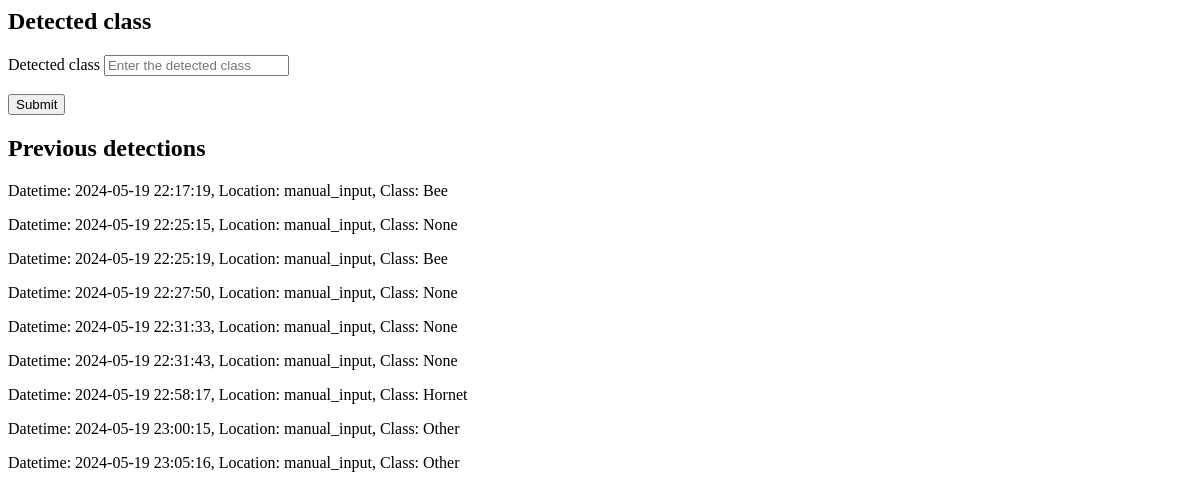
Before: /audio-detections/ with the older database file.
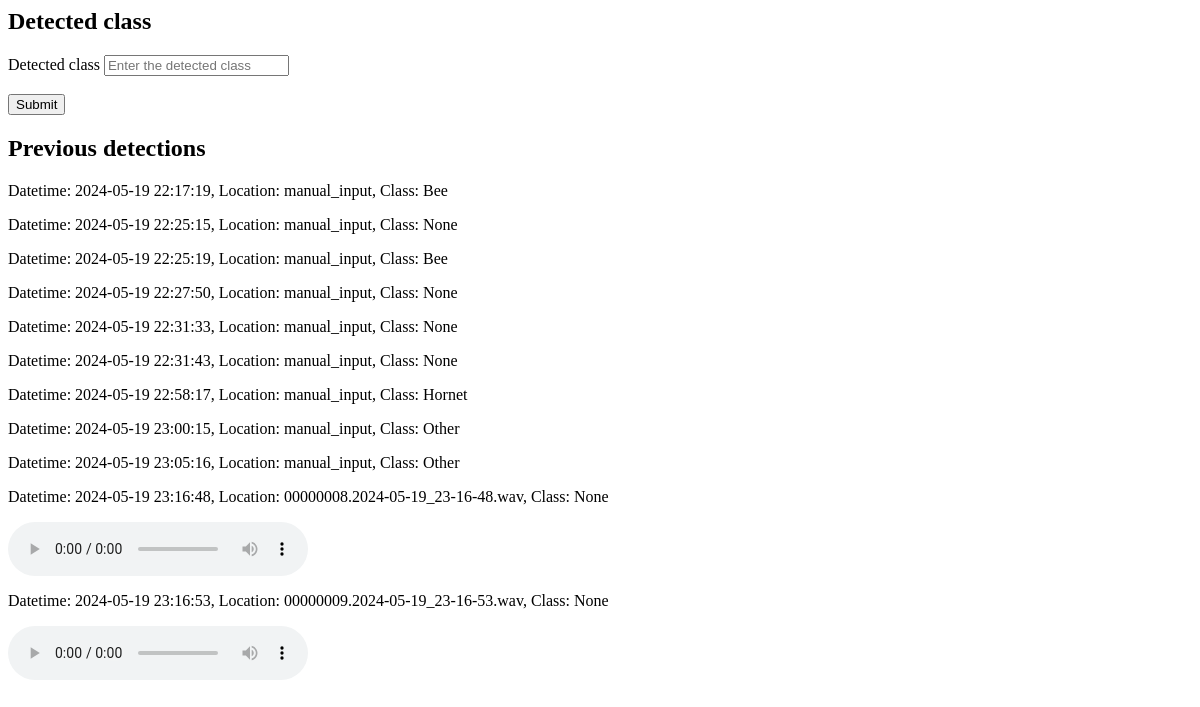
After: the same page with the newer database file.
### app.py (models this page shows, shortened)
class AudioDetection(db.Model):
    id = db.Column(db.Integer, primary_key=True)
    datetime = db.Column(db.DateTime(timezone=True), nullable=False, unique=True)
    filename = db.Column(db.String(150), nullable=False)
    class_detected = db.Column(db.String(50), nullable=True)

### app.py (the view)
@app.route("/audio-detections/", methods=["GET", "POST"])
def audio():
    if request.method == "POST":
        data = request.form
        if data["class_detected"] not in ["Bee", "Hornet", "Other"]:
            flash("Invalid class detected", category="error")
            http_response_code = 400
        else:
            audio_detection = AudioDetection(dt.datetime.now(), "manual_input", data["class_detected"])
            db.session.add(audio_detection)
            db.session.commit()
            flash("Detected class registered", category="success")
            http_response_code = 201
    else:
        http_response_code = 200
    return render_template("audio-detected.html", values=AudioDetection.query.all()), http_response_code

### templates/audio-detected.html (shortened to what this page needs)
<form method="POST">
    <h2>Detected class</h2>
    <div class="form-group">
        <label for="class_detected">Detected class</label>
        <input type="text"
               class="form-control"
               id="class_detected"
               name="class_detected"
               placeholder="Enter the detected class">
    </div>
    <br>
    <button type="submit" class="btn btn-primary">Submit</button>
</form>
<h2>Previous detections</h2>
{%  for detection in values %}
    <p>Datetime: {{ detection.datetime.strftime("%Y-%m-%d %H:%M:%S") }}, Location: {{ detection.filename }}, Class: {{ detection.class_detected }}</p>
    {% if detection.filename != "manual_input" %}
        <audio controls>
            <source src=src="../media/WAV/{{ detection.filename }}" type="audio/wav">
        </audio>
    {% endif %}
{% endfor %}

Changed rows visible on the page:
added AudioDetection: datetime "2024-05-19 23:16:48", filename "00000008.2024-05-19_23-16-48.wav", class_detected "None"
added AudioDetection: datetime "2024-05-19 23:16:53", filename "00000009.2024-05-19_23-16-53.wav", class_detected "None"
